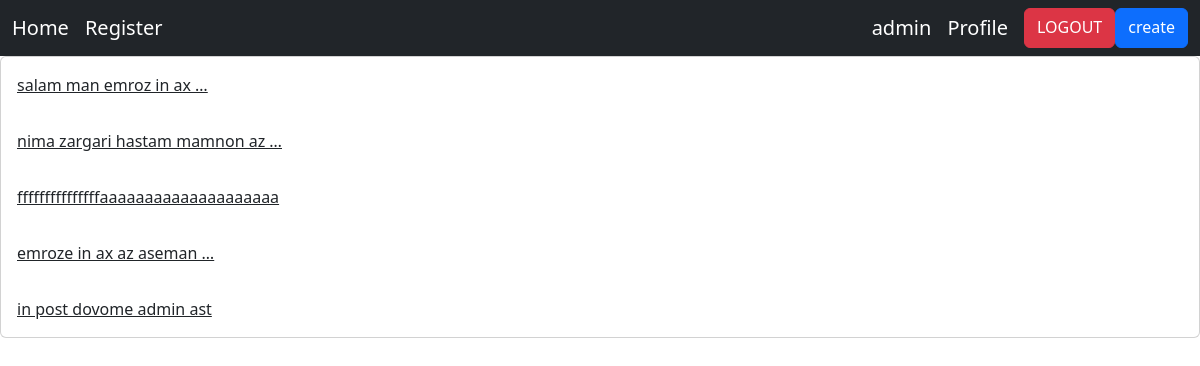
The app's page / (signed in) with its own data.
### home/models.py (models this page shows, shortened)
class Post(models.Model):
    user = models.ForeignKey(User, on_delete=models.CASCADE)
    body = models.TextField()
    slug = models.SlugField()
    created = models.DateTimeField(auto_now_add=True)
    update = models.DateTimeField(auto_now=True)
    def get_absolute_url(self):
        return reverse('home:post_detail', args=(self.id, self.slug))

### home/views.py (the view)
# urls.py: path('', views.HomeView.as_view(), name='home'),
class HomeView(View):
    def get(self, request):
        posts = Post.objects.all()
        return render(request, "home/index.html", {'post': posts})

### home/templates/home/index.html
{% extends 'base.html' %}
{% block content %}
<div class="card">
    {%for pst in post %}
        <a href="{{ pst.get_absolute_url }}" class="card-body"> {{ pst.body|truncatewords:5 }} </a>
    {% endfor %}
</div>
{% endblock %}

### templates/inc/navbar.html
<nav class="navbar navbar-expand-lg navbar-dark bg-dark">
  <div class="container-fluid">
      <div class=" navbar-nav">
          <a class="navbar-brand" href="{% url 'home:home' %}">Home</a>
          <a class="navbar-brand" href="{% url 'accounts:register_user' %}">Register</a>
      </div>
      <form class="d-flex" >
             {% if user.is_authenticated %}
               <a href="" class="navbar-brand">{{ user.username }}</a>
               <a class="navbar-brand" href="{% url 'accounts:profile_user' request.user.id %}">Profile</a>
               <a href="{% url 'accounts:logout_user' %}" class="btn btn-danger">LOGOUT</a>
               <a href="{% url 'home:post_create' %}" class="btn btn-primary">create</a>
             {% else %}
               <a href="{% url 'accounts:login_user' %}" class="btn btn-success">LOGIN</a>
             {% endif %}
        </form>
  </div>
</nav>

### records on screen
Post: body "salam man emroz in ax …"
Post: body "nima zargari hastam mamnon az …"
Post: body "fffffffffffffffaaaaaaaaaaaaaaaaaaaa"
Post: body "emroze in ax az aseman …"
Post: body "in post dovome admin ast"

### other values on screen
{{ user.username }} "admin"
